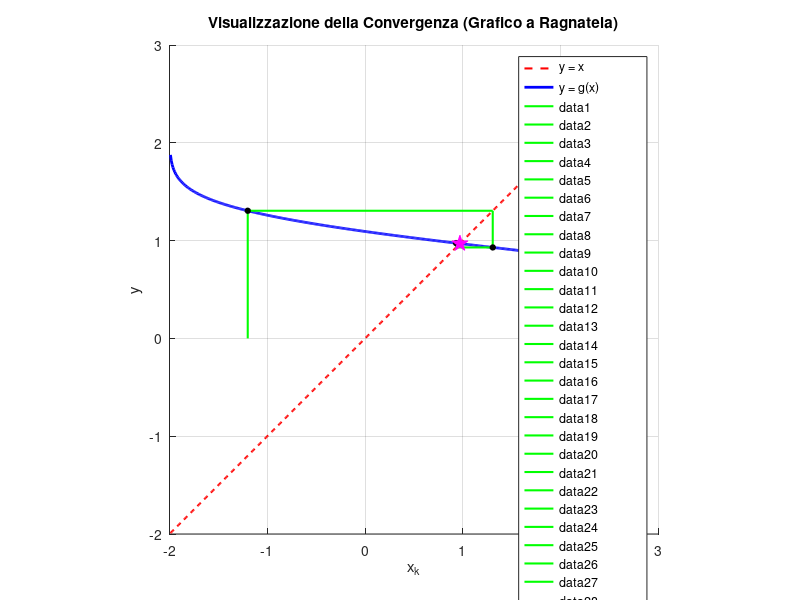

Reproduce this figure in MATLAB.
% =========================================================================
% METODO DEL PUNTO FISSO CON GRAFICO A RAGNATELA (COBWEB PLOT)
% =========================================================================
clear; clc; close all;
format long; % Imposta la visualizzazione interna di MATLAB ad alta precisione

% 1. DEFINIZIONE DELLA FUNZIONE g(x)
g = @(x) nthroot(-log(x+2)+2, 3);

% 2. PARAMETRI DI INPUT
x0 = -1.20         % Punto iniziale
tol = 1e-12;      % Tolleranza ad alta precisione
max_iter = 40;    % Numero massimo di iterazioni per il grafico

% 3. ALLOCAZIONE VETTORI PER MEMORIZZARE I PASSI
X = zeros(1, max_iter);
X(1) = x0;
iter = 0;
errore = Inf;

% =========================================================================
% 4. LOOP ITERATIVO (Sostituito con controllo di divergenza)
% =========================================================================
diverge = false; % Variabile bandiera (flag) per tracciare la divergenza

while (errore > tol) && (iter < max_iter-1)
    iter = iter + 1;
    prossimo_x = g(X(iter));
    
    % CONTROLLO DI SICUREZZA 1: Se il valore è Inf, NaN o sta esplodendo numericamente
    if isnan(prossimo_x) || isinf(prossimo_x) || abs(prossimo_x) > 1e10
        diverge = true;
        break; % Interrompe immediatamente il ciclo while
    end
    
    X(iter+1) = prossimo_x;
    
    % CONTROLLO DI SICUREZZA 2: se l'errore attuale è molto più grande 
    % del precedente, il metodo sta chiaramente scappando via (divergendo)
    nuovo_errore = abs(X(iter+1) - X(iter));
    if iter > 1 && nuovo_errore > errore * 10 
        diverge = true;
        errore = nuovo_errore;
        break;
    end
    
    errore = nuovo_errore;
end

% Tagliamo i vettori alle iterazioni effettivamente calcolate
X = X(1:iter+1);

% Stampa dei risultati nella Command Window (Mostra 12 cifre decimali)
fprintf('---------------------------------------------------\n');
if diverge
    warning('ATTENZIONE: Il metodo sta DIVERGENDO violentemente!');
    fprintf('Il calcolo è stato arrestato per evitare errori numerici alla iterazione %d.\n', iter);
elseif iter >= max_iter-1 && errore > tol
    warning('Il metodo non è giunto a convergenza nel numero massimo di iterazioni consentite.');
    fprintf('Ultimo valore calcolato: %1.12f (Errore rimasto: %1.2e)\n', X(end), errore);
else
    fprintf('Il metodo è CONVERSO con successo!\n');
    fprintf('Punto fisso trovato: %1.12f in %d iterazioni.\n', X(end), iter);
end
fprintf('---------------------------------------------------\n');

% =========================================================================
% 5. PARTE GRAFICA
% =========================================================================
figure('Name', 'Analisi di Convergenza - Punto Fisso', 'NumberTitle', 'off');
hold on; grid on;

% Definiamo un intervallo di assi appropriato intorno allo zero trovato
%xmin = max(min(X) - 1, -1.99);
xmin = max(min(X) - 1, -1.99); % Impedisce di andare sotto -2 (Condizioni di Esistenza)
xmax = max(X) + 1;
x_plot = linspace(xmin, xmax, 500);

% Disegno la bisettrice y = x (in rosso tratteggiato)
plot(x_plot, x_plot, 'r--', 'LineWidth', 1.5, 'DisplayName', 'y = x');

% Disegno la curva y = g(x) (in blu)
plot(x_plot, g(x_plot), 'b-', 'LineWidth', 2, 'DisplayName', 'y = g(x)');

% Disegno l'andamento iterativo (La Ragnatela)
for k = 1:iter
    % Segmento verticale: da (x_k, x_k) a (x_k, x_k+1) cioè su y=g(x)
    if k == 1
        plot([X(k), X(k)], [0, X(k+1)], 'g-', 'LineWidth', 1.5); 
    else
        plot([X(k), X(k)], [X(k), X(k+1)], 'g-', 'LineWidth', 1.5);
    end
    pause(0.3); % Pausa per vedere l'animazione del grafico!
    
    % Segmento orizzontale: da (x_k, x_k+1) a (x_k+1, x_k+1) cioè sulla bisettrice
    plot([X(k), X(k+1)], [X(k+1), X(k+1)], 'g-', 'LineWidth', 1.5);
    pause(0.3);
end

% Evidenzio i punti di scatto con dei pallini neri
plot(X(1:end-1), X(2:end), 'ko', 'MarkerFaceColor', 'k', 'MarkerSize', 4);

% Evidenzio il punto fisso finale con una stella magica
plot(X(end), X(end), 'mp', 'MarkerFaceColor', 'm', 'MarkerSize', 12, 'DisplayName', 'Punto Fisso (\alpha)');

% Abbellimenti del grafico
xlabel('x_k');
ylabel('y');
title('Visualizzazione della Convergenza (Grafico a Ragnatela)');
legend('Location', 'best');
axis square;
hold off;
